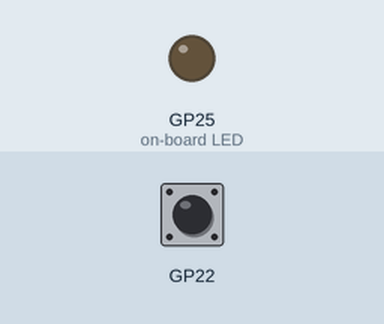
Recording of a program running on a simulated Raspberry Pi Pico running MicroPython. On the bench: output pins drawn as LEDs (lit = HIGH). The inputs (shaded band) are chosen by the test bench; at power-on: GP22 LOW. At 1.3 s the program stops and its outputs stay as they are.

Above: at 1.2 s.
1.3 s: GP22 pulled HIGH for 0.15 s
At 2.3 s:
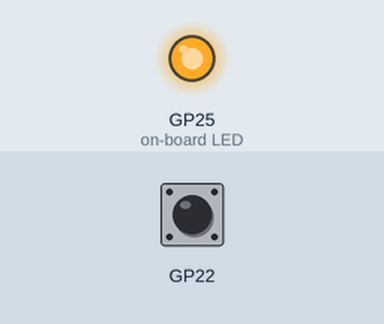
Timing chart, 0 to 2.8 s (numbered marks = the images above; inputs shaded):
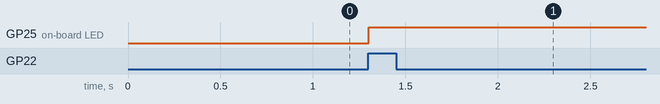

Measured:
- after the input at 1.3 s, GP25 (on-board LED): LOW → HIGH at once

The program:

irq_adv.py
```python
from machine import Pin,UART; P = Pin
# Configure the Onboard LED
led = P(25, P.OUT)
# Configure the Button for Active High Input
button = P(22, P.IN, P.PULL_DOWN)
# Get the UART1 of specific pins
uart = UART(1, 115200,tx=P(8),rx=P(9))

# Button Handler ISR function
def button_handler(pin):
    try:
        # Get the IRQ Flags
        f = pin.irq().flags()
        # Get the Pin Number from Strng Expression
        i = str(pin).split('(')[1].split(',')[0]
        uart.write('\nPin: ' + i + '\nFlag: ' + str(f) + '\n')
    except Exception as e:
        uart.write(str(e) + '\n')
    # Check if we have received the correct button or not
    if pin == button:
        # De-register handler after First Press
        pin.irq(handler=None)
        # Light Up the LED
        led.value(1)
        uart.write('Pressed\n')

# Main
# Turn Off the LED
led.value(0)
# Setup the ISR
button.irq(trigger=P.IRQ_RISING, handler=button_handler)
```
